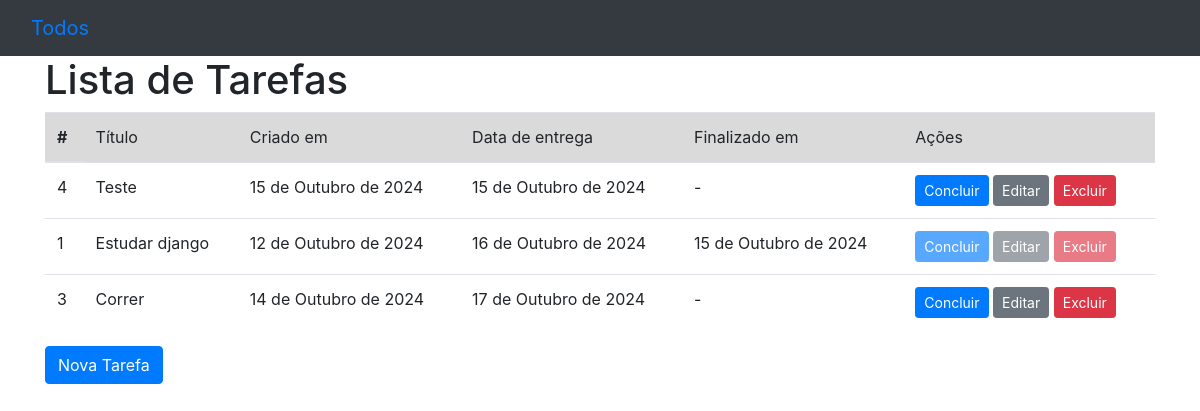
Before: / with the older database file.
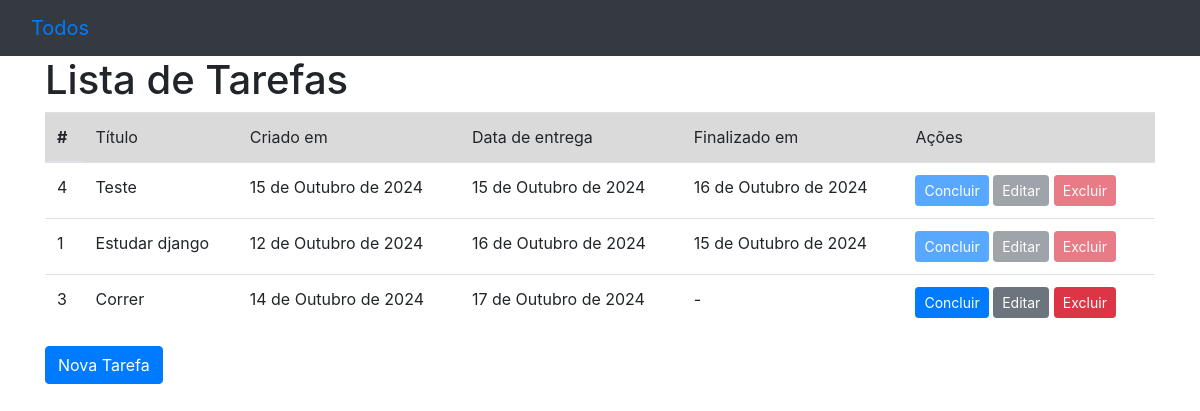
After: the same page with the newer database file.
### todos/models.py (models this page shows, shortened)
class Todo(models.Model):
    title = models.CharField(verbose_name="Título", max_length=100, null=False, blank=False)
    created_at = models.DateField(auto_now_add=True, null=False, blank=False)
    deadLine = models.DateField(verbose_name="Fim", null=False, blank=False)
    finished_at = models.DateField(null=True)
    class Meta:
        ordering = ["deadLine"]

### todos/views.py (the view)
# urls.py: path("", TodoListView.as_view(), name="todo_list"),
class TodoListView(ListView):
  model = Todo

### todos/templates/todos/todo_list.html (shortened to what this page needs)
{% extends "base.html" %}
{% block content %}
<h1>Lista de Tarefas</h1>
{% if todo_list %}
  <table class="table">
    <thead>
      <tr class="table-active">
        <th scope="col">#</th>
        <td scope="col">Título</td>
        <td scope="col">Criado em</td>
        <td scope="col">Data de entrega</td>
        <td scope="col">Finalizado em</td>
        <td scope="col">Ações</td>
      </tr>
    </thead>
    <tbody>
      {% for todo in todo_list %}
        <tr>
          <td>{{ todo.id }}</td>
          <td>{{ todo.title }}</td>
          <td>{{ todo.created_at|default:" - " }}</td>
          <td>{{ todo.deadLine|default:" - " }}</td>
          <td>{{ todo.finished_at|default:" - " }}</td>
          <td>
            <a
            href="{% url "todo_complete" pk=todo.pk %}"
            class="btn btn-primary btn-sm {% if todo.finished_at %}disabled{% endif %}"
            >
            Concluir
          </a>
            <a
            href="{% url "todo_update" pk=todo.pk %}"
            class="btn btn-secondary btn-sm {% if todo.finished_at %}disabled{% endif %}"
            >
            Editar</a>
            <a
            href="{% url "todo_delete" pk=todo.pk %}"
            class="btn btn-danger btn-sm {% if todo.finished_at %}disabled{% endif %}"
            >
            Excluir</a>
          </td>
        </tr>
      {% endfor %}
    </tbody>
  </table>
{% else %}
  <p>Não há tarefas cadastradas!</p>
{% endif %}
<a class="btn btn-primary" href="{% url "todo_create" %}">Nova Tarefa</a>
{% endblock content %}

Changed rows visible on the page:
changed Todo "Teste": finished_at "-" → "16 de Outubro de 2024"
